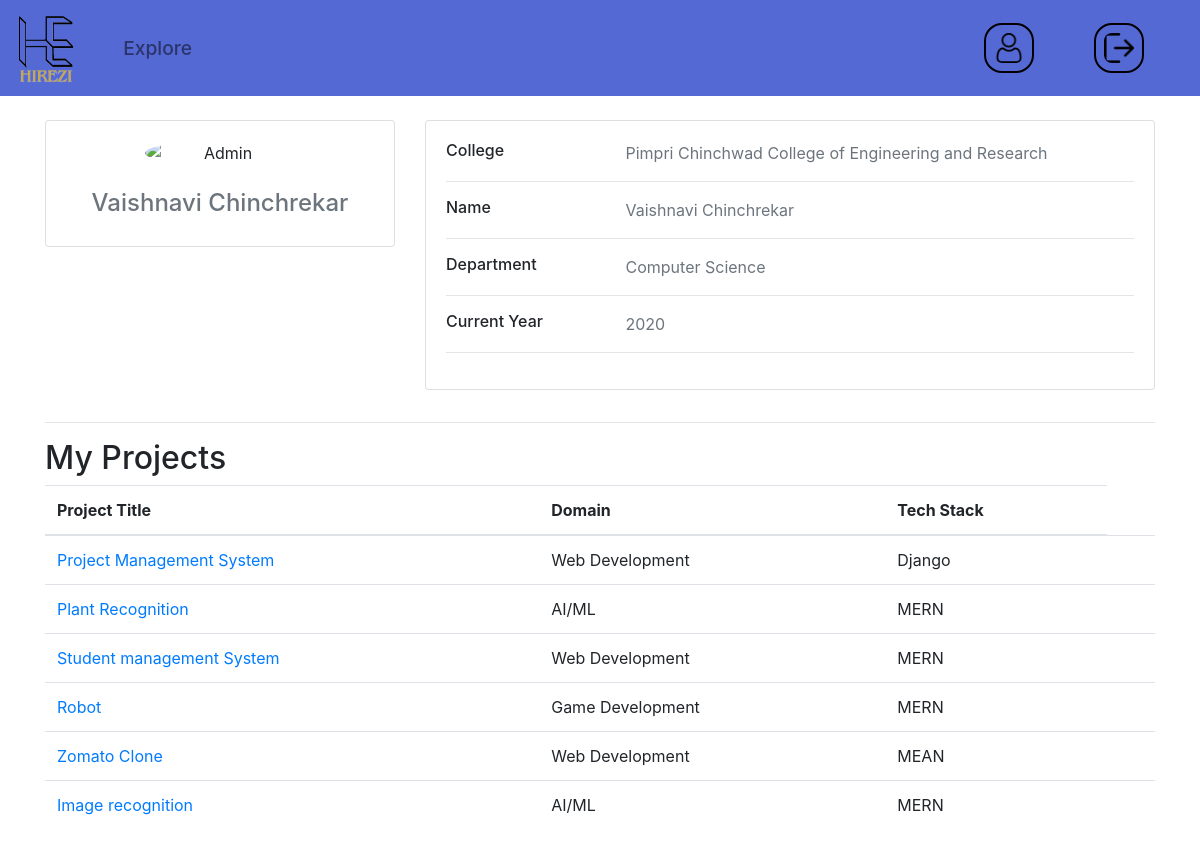
Screenshot of /student/1/ with the database file from the repository.
### college/models.py (models this page shows, shortened)
class Student(models.Model):
    user = models.ForeignKey(CustomUser, on_delete=models.CASCADE)
    college_name = models.ForeignKey(College, on_delete=models.CASCADE,default=1)
    department = models.ForeignKey(Department, on_delete=models.CASCADE)
    admission_year = models.IntegerField(choices=year_choices,default=current_year)
    university_no=models.IntegerField()
    name=models.CharField(max_length=100)

class College(models.Model):
    admin = models.ForeignKey(CustomUser, on_delete=models.CASCADE)
    address = models.TextField()
    name=models.CharField(max_length=200)
    website=models.CharField(max_length=25)

class Department(models.Model):
    name=models.CharField(max_length=100)
    def __str__(self):
        return self.name

class Project(models.Model):
    project_title = models.CharField(max_length=200)
    project_domain = models.ForeignKey(Domain, on_delete=models.DO_NOTHING)
    College=models.ForeignKey(College,on_delete=models.DO_NOTHING,default=1)
    tech_stack=models.ForeignKey(TechStack, on_delete=models.DO_NOTHING)
    member_details_1 = models.ForeignKey(Student,related_name='member_1', on_delete=models.CASCADE,null=True, blank=True)
    member_details_2 = models.ForeignKey(Student,related_name='member_2' ,on_delete=models.CASCADE,null=True, blank=True)
    member_details_3 = models.ForeignKey(Student,related_name='member_3', on_delete=models.CASCADE,null=True, blank=True)
    member_details_4 = models.ForeignKey(Student,related_name='member_4', on_delete=models.CASCADE,null=True, blank=True)
    current_yr=models.IntegerField(null=True, blank=True)
    mentor_id=models.ForeignKey(Mentor,on_delete=models.CASCADE,null=True, blank=True)
    timeline_id=models.ForeignKey(Timeline,on_delete=models.CASCADE,null=True, blank=True)
    panel_id = models.ForeignKey(Panel, on_delete=models.SET_NULL, blank=True, null=True)
    abstract=models.CharField(max_length=500,blank=True, null=True)
    support_doc = models.FileField(upload_to='documents/', blank=True, null=True)
    image_1 = models.ImageField(upload_to='images/', blank=True, null=True)
    image_2 = models.ImageField(upload_to='images/', blank=True, null=True)
    communications_presentation_score=models.IntegerField(null=True, blank=True)
    innovation_score=models.IntegerField(null=True, blank=True)
    coding_standards_score=models.IntegerField(null=True, blank=True)
    societal_score=models.IntegerField(null=True, blank=True)
    national_representation_score=models.IntegerField(null=True, blank=True)
    sponsored=models.BooleanField(default=False)
    published=models.BooleanField(default=False)
    copyrighted=models.BooleanField(default=False)

class Domain(models.Model):
    domain_name = models.CharField(max_length=100)
    def __str__(self):
        return self.domain_name

class TechStack(models.Model):
    name=models.CharField(max_length=100)
    logo_image = models.ImageField(upload_to='images/')
    def __str__(self):
        return self.name

### company/views.py (the view)
# urls.py: path('student/<int:student_id>/', views.student_dashboard, name='student_dashboard'),
def student_dashboard(request, student_id):
    student = get_object_or_404(Student, pk=student_id)
    projects = Project.objects.filter(
        member_details_1=student
    ) | Project.objects.filter(
        member_details_2=student
    ) | Project.objects.filter(
        member_details_3=student
    ) | Project.objects.filter(
        member_details_4=student
    )
    context = {
        'student': student,
        'projects': projects,
    }
    return render(request, 'company/student_dashboard.html', context)

### templates/company/student_dashboard.html (shortened to what this page needs)
{% extends 'company/company_base.html' %}
{% block body %}
<div class="container">
   <br>
    <div class="main-body">
          <div class="row gutters-sm">
            <div class="col-md-4 mb-3">
              <div class="card">
                <div class="card-body">
                  <div class="d-flex flex-column align-items-center text-center">
                    <img src="https://bootdey.com/img/Content/avatar/avatar7.png" alt="Admin" class="rounded-circle" width="150">
                    <div class="mt-3">
                      <h4><p class="text-secondary mb-1">{{ student.name }}</p></h4>
                    </div>
                  </div>
                </div>
              </div>
            </div>
            <div class="col-md-8">
              <div class="card mb-3">
                <div class="card-body">
                  <div class="row">
                    <div class="col-sm-3">
                      <h6 class="mb-0">College</h6>
                    </div>
                    <div class="col-sm-9 text-secondary">
                      {{ student.college_name.name }}
                    </div>
                  </div>
                  <hr>
                  <div class="row">
                    <div class="col-sm-3">
                      <h6 class="mb-0">Name</h6>
                    </div>
                    <div class="col-sm-9 text-secondary">
                      {{ student.name }}
                    </div>
                  </div>
                  <hr>
                  <div class="row">
                    <div class="col-sm-3">
                      <h6 class="mb-0">Department</h6>
                    </div>
                    <div class="col-sm-9 text-secondary">
                      {{ student.department }}
                    </div>
                  </div>
                  <hr>
                  <div class="row">
                    <div class="col-sm-3">
                      <h6 class="mb-0">Current Year</h6>
                    </div>
                    <div class="col-sm-9 text-secondary">
                      {{ student.admission_year }}
                    </div>
                  </div>
                  <hr>
                </div>
              </div>
            </div>
          </div>
        </div>
    <hr>
</div>
<div class="container">
    <div class="project-list">
        <h2>My Projects</h2>
        <table class="table">
            <thead>
                <tr>
                    <th>Project Title</th>
                    <th>Domain</th>
                    <th>Tech Stack</th>
                </tr>
            </thead>
            <tbody>
                {% for project in projects %}
                <tr>
                    <td><a href="{% url 'company_project_detail' pk=project.pk %}">{{ project.project_title }}</a></td>
                    <td>{{ project.project_domain }}</td>
                    <td>{{ project.tech_stack }}</td>
                    <td>
                    </td>
                </tr>
                {% endfor %}
            </tbody>
        </table>
    </div>
</div>
{% endblock %}

### rows the page displays
Student: name "Vaishnavi Chinchrekar", college_name.name "Pimpri Chinchwad College of Engineering and Research", department "Computer Science", admission_year "2020"
Project: project_title "Project Management System", project_domain "Web Development", tech_stack "Django"
Project: project_title "Plant Recognition", project_domain "AI/ML", tech_stack "MERN"
Project: project_title "Student management System", project_domain "Web Development", tech_stack "MERN"
Project: project_title "Robot", project_domain "Game Development", tech_stack "MERN"
Project: project_title "Zomato Clone", project_domain "Web Development", tech_stack "MEAN"
Project: project_title "Image recognition", project_domain "AI/ML", tech_stack "MERN"
